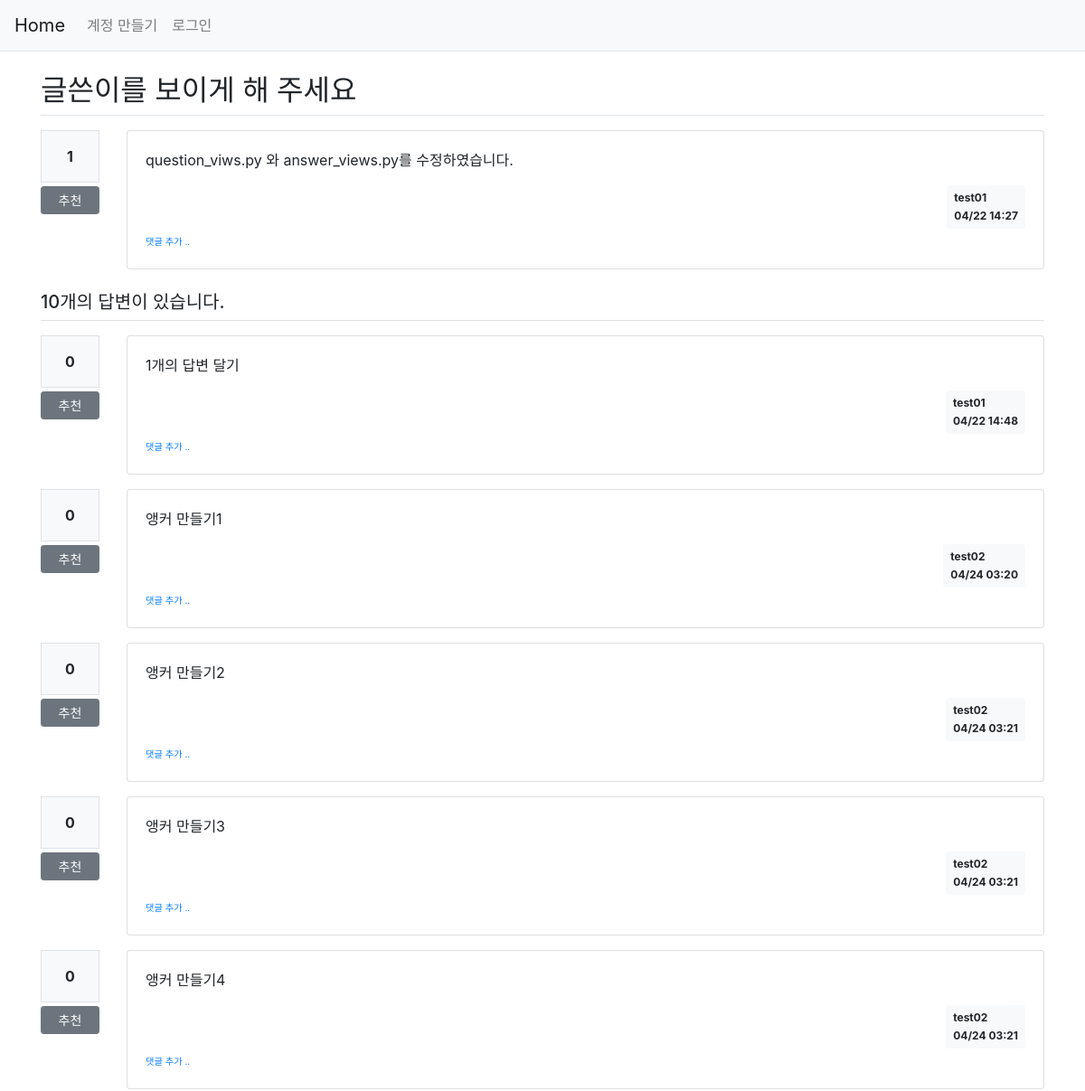
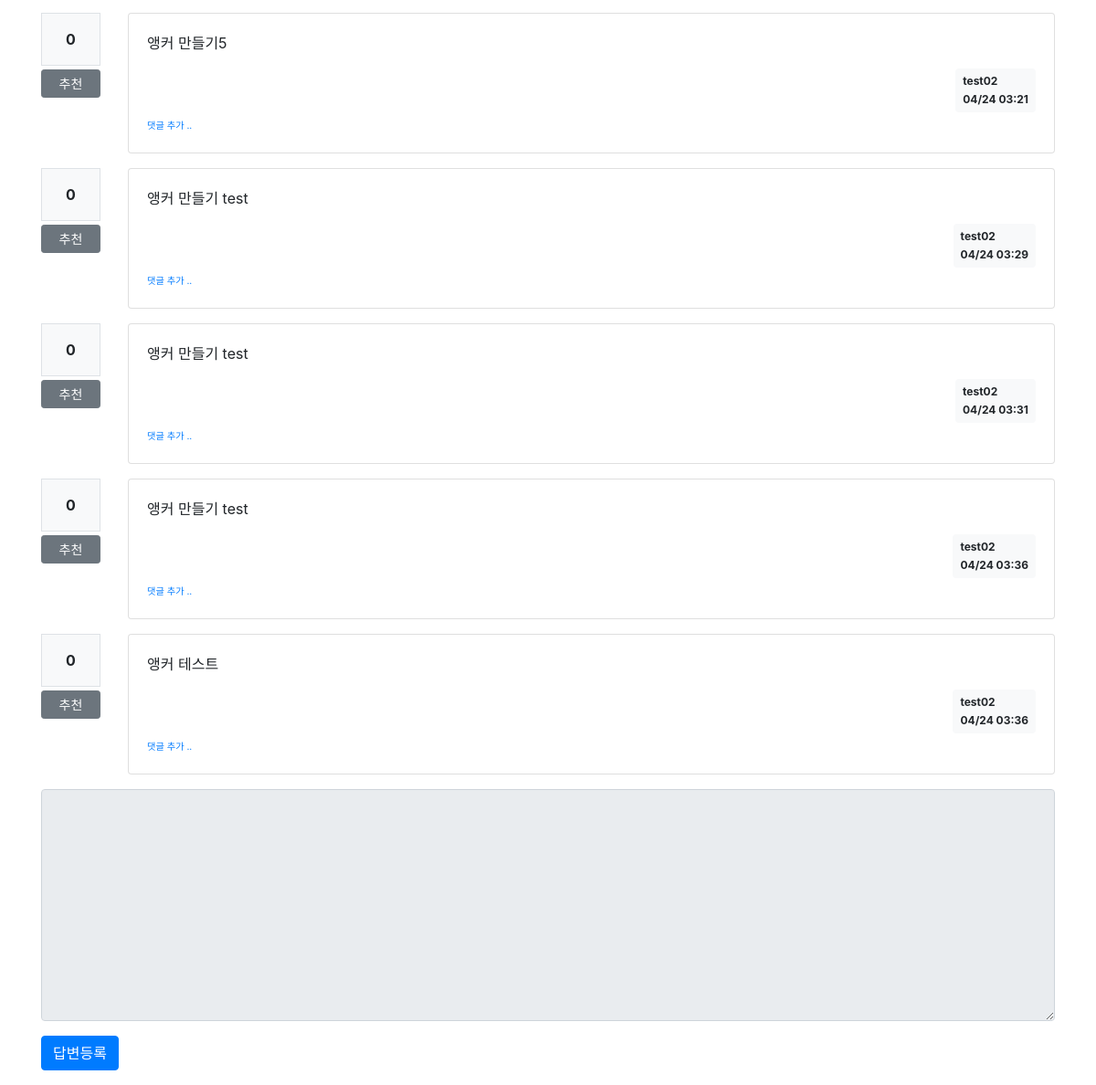
/question/detail/104/, run on an earlier commit of the app's database (2 pictures, top to bottom).
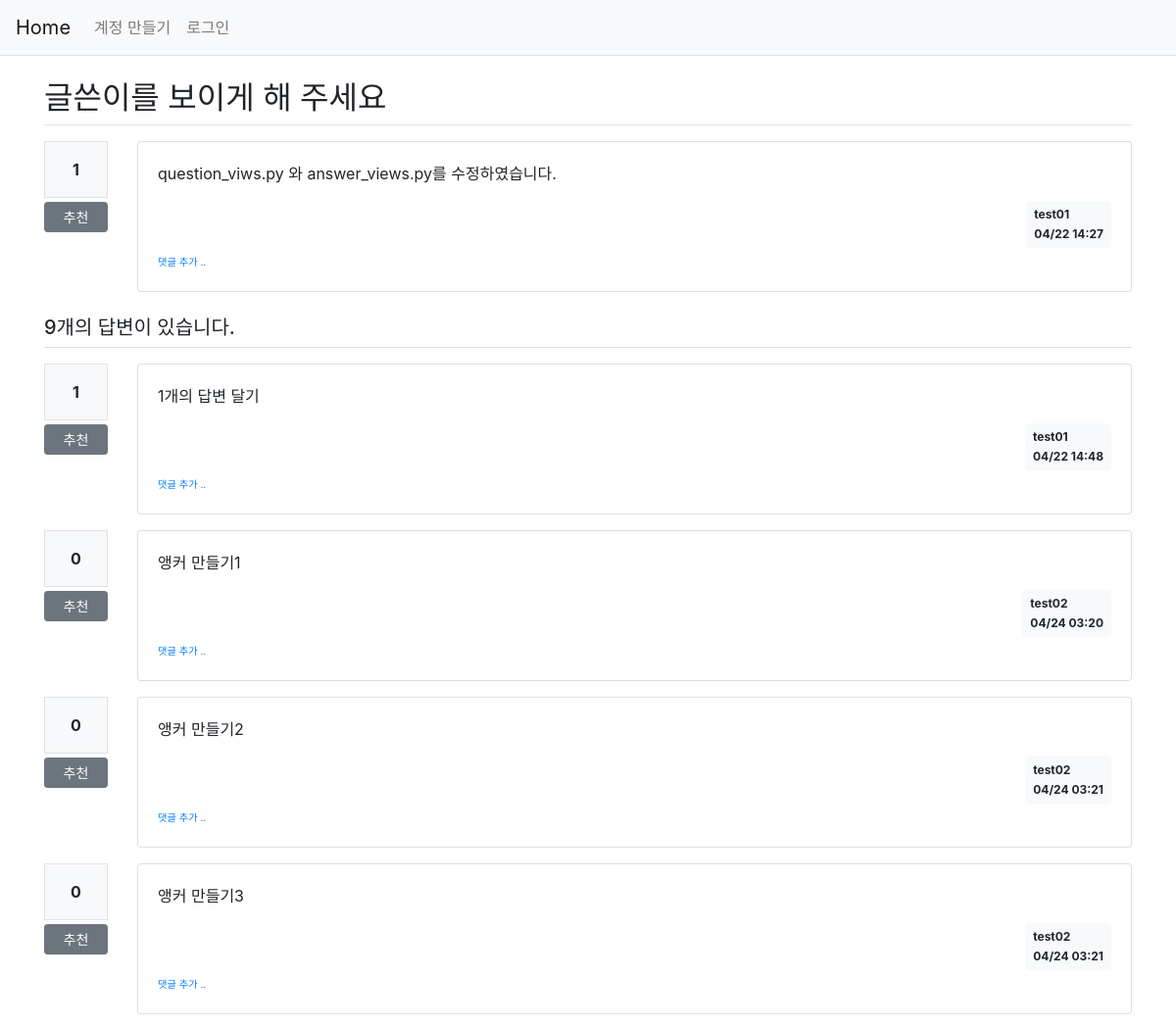
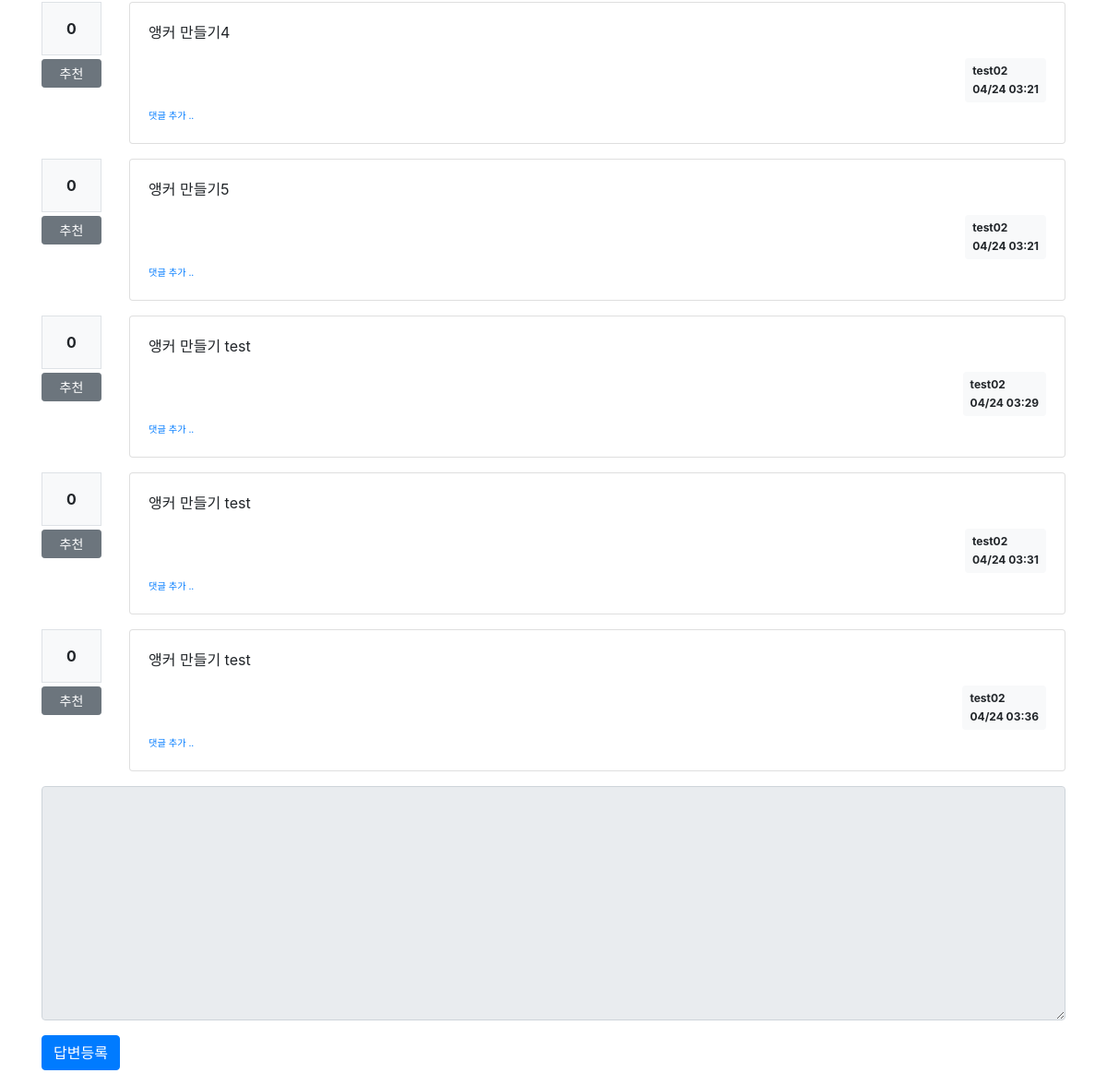
And on a later commit of the database (2 pictures, top to bottom).
### pybo/models.py (models this page shows)
class Question(db.Model):
    id = db.Column(db.Integer, primary_key=True)
    subject = db.Column(db.String(200), nullable=False)
    content = db.Column(db.Text(), nullable=False)
    create_date = db.Column(db.DateTime(), nullable=False)
    user_id = db.Column(db.Integer, db.ForeignKey(
        'user.id', ondelete='CASCADE'), nullable=False)
    user = db.relationship('User', backref=db.backref('question_set'))
    modify_date = db.Column(db.DateTime(), nullable=True)
    voter = db.relationship('User', secondary=question_voter,
                            backref=db.backref('question_voter_set'))

class User(db.Model):
    id = db.Column(db.Integer, primary_key=True)
    username = db.Column(db.String(150), nullable=False, unique=True)
    password = db.Column(db.String(200), nullable=False)
    email = db.Column(db.String(120), nullable=False, unique=True)

class Answer(db.Model):
    id = db.Column(db.Integer, primary_key=True)
    question_id = db.Column(db.Integer, db.ForeignKey(
        'question.id', ondelete='CASCADE'))
    question = db.relationship('Question', backref=db.backref('answer_set'))
    content = db.Column(db.Text(), nullable=False)
    create_date = db.Column(db.DateTime(), nullable=False)
    user_id = db.Column(db.Integer, db.ForeignKey(
        'user.id', ondelete='CASCADE'), nullable=False)
    user = db.relationship('User', backref=db.backref('answer_set'))
    modify_date = db.Column(db.DateTime(), nullable=True)
    voter = db.relationship('User', secondary=answer_voter,
                            backref=db.backref('answer_voter_set'))

### pybo/views/question_views.py (the view)
@bp.route('/detail/<int:question_id>/')
def detail(question_id):
    form = AnswerForm()
    question = Question.query.get_or_404(question_id)
    return render_template('question/question_detail.html', question=question, form=form)

### pybo/forms.py
class AnswerForm(FlaskForm):
    content = TextAreaField('입력오류', validators=[DataRequired('답변내용을 입력해 주세요')])

### pybo/filter.py (called while the page is built)
def format_datetime1(value, fmt=' %m/%d  %H:%M'):
    return value.strftime(fmt)

### pybo/views/auth_views.py (called while the page is built)
@bp.before_app_request
def load_logged_in_user():
    user_id = session.get('user_id')
    if user_id is None:
        g.user = None
    else:
        g.user = User.query.get(user_id)

### pybo/templates/question/question_detail.html (shortened to what this page needs)
{% extends 'base.html' %}
{% block content %}
<div class="container my-3">
    <h2 class="border-bottom py-2">{{ question.subject }}</h2>
    <div class="row my-3">
        <div class="col-1">
            <div class="bg-light text-center p-3 border font-weight-bolder mb-1">{{ question.voter|length }}</div>
            <a href="#" data-uri="{{url_for('vote.question', question_id=question.id) }}"
            class="recommend btn btn-sm btn-secondary btn-block my-1">추천</a>
        </div>
        <div class="col-11">
            <div class="card">
                <div class="card-body">
            <div class="card-text">{{ question.content|markdown }}</div>
            <div class="d-flex justify-content-end">
                <div class="badge badge-light p-2 text-left">
                    <div class="mb-2">{{ question.user.username }}</div>
                    <div>{{ question.create_date|datetime1 }}</div>
                </div>
            </div>
            <div>
                <a href="{{ url_for('comment.create_question', question_id=question.id) }}"
                   class="small"><small>댓글 추가 ..</small></a>
            </div>
            </div>
        </div>
    </div>
</div>
    <h5 class="border-bottom my-3 py-2">{{ question.answer_set|length }}개의 답변이 있습니다.</h5>
    {% for answer in question.answer_set %}
    <div class="row my-3">
        <div class="col-1">
            <div class="bg-light text-center p-3 border font-weight-bolder mb-1">{{ answer.voter|length }}</div>
            <a href="#" data-uri="{{ url_for('vote.answer', answer_id=answer.id) }}"
            class="recommend btn btn-sm btn-secondary btn-block my-1">추천</a>
        </div>
        <div class="col-11">
            <div class="card">
            <div class="card-body">
            <div class="card-text">{{ answer.content|markdown }}</div>
            <div class="d-flex justify-content-end">
                <div class="badge badge-light p-2 text-left">
                    <div class="mb-2">{{ answer.user.username }}</div>
                    <div>{{ answer.create_date|datetime1 }}</div>
                </div>
            </div>
            <div>
                <a href="{{ url_for('comment.create_answer', answer_id=answer.id) }}"
                   class="small"><small>댓글 추가 ..</small></a>
            </div>
                </div>
            </div>
        </div>
    </div>
    {% endfor %}
    <form action="{{ url_for('answer.create', question_id=question.id) }}" method="post" class="my-3">
        <div class="form-group">
            <textarea {% if not g.user %}disabled{% endif %}
                    name="content" id="content" class="form-control" rows="10"></textarea>
        </div>
        <input type="submit" value="답변등록" class="btn btn-primary">
    </form>
</div>
{% endblock %}

### pybo/templates/base.html (shortened to what this page needs)
<!DOCTYPE html>
<html lang="en">
<head>
    <link rel="stylesheet" href="{{url_for('static', filename='bootstrap.min.css') }}">
    <link rel="stylesheet" href="{{url_for('static', filename='style.css') }}">
</head>
<body>
{% include "navbar.html" %}
{% block content %}
{% endblock %}
</body>
</html>

### pybo/templates/navbar.html (shortened to what this page needs)
<nav class="navbar navbar-expand-lg navbar-light bg-light border-bottom">
    <a href="{{ url_for('main.index')}}" class="navbar-brand">Home</a>
    <div class="collapse navbar-collapse flex-grow-0" id="navbarNav">
        {% if g.user %}
        <ul class="navbar-nav">
            <li class="nav-item">
                <a href="{{ url_for('auth.logout')}}" class="nav-link">{{g.user.username }} (로그아웃) </a>
            </li>
        </ul>
        {% else %}
        <ul class="navbar-nav">
            <li class="nave-item">
                <a href="{{ url_for('auth.signup')}}" class="nav-link">계정 만들기</a>
            </li>
            <li class="nave-item">
                <a class="nav-link" href="{{ url_for('auth.login')}}" class="nav-link">로그인</a>
            </li>
        </ul>
        {% endif %}
    </div>
</nav>

What changed in the data, as far as the page shows it:
removed Answer: voter|length "0", content "앵커 테스트", user.username "test02", create_date "04/24 03:36"
computed for Answer "1개의 답변 달기": voter|length "0" → "1"
Also different on the page:
{{ question.answer_set|length }}: "10" → "9"
